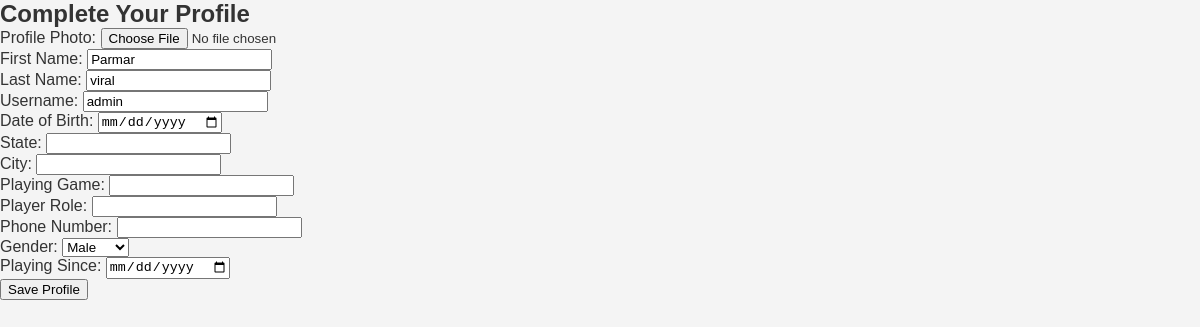
/LOGIN/update_profile.php (signed in), run on the app's committed database.
### tables this page shows
CREATE TABLE `users` (
  `id` int(11) NOT NULL,
  `email` varchar(255) NOT NULL,
  `profile_photo` varchar(255) DEFAULT NULL,
  `first_name` varchar(255) DEFAULT NULL,
  `last_name` varchar(255) DEFAULT NULL,
  `username` varchar(255) NOT NULL,
  `date_of_birth` date DEFAULT NULL,
  `state` varchar(255) DEFAULT NULL,
  `city` varchar(255) DEFAULT NULL,
  `playing_game` varchar(255) DEFAULT NULL,
  `player_role` varchar(255) DEFAULT NULL,
  `phone_number` varchar(20) DEFAULT NULL,
  `gender` enum('Male','Female','Other') DEFAULT NULL,
  `playing_since` date DEFAULT NULL,
  `profile_complete` tinyint(1) DEFAULT 0,
  `created_at` timestamp NOT NULL DEFAULT current_timestamp(),
  `updated_at` timestamp NOT NULL DEFAULT current_timestamp() ON UPDATE current_timestamp(),
  `password` varchar(255) NOT NULL,
  `user_type` enum('player','team_manager','organizer','admin') NOT NULL,
  `is_admin` tinyint(1) DEFAULT 0
);

### LOGIN/update_profile.php (the view, shortened to what this page needs)
<?php
include("config.php");
$email = $_SESSION['email'];
$query = mysqli_query($conn, "SELECT * FROM `users` WHERE email='$email'");
$user = mysqli_fetch_array($query);
?>
<!DOCTYPE html>
<html lang="en">
<head>
    <link rel="stylesheet" href="profile.css">
</head>
<body>
    <div class="container">
        <h2>Complete Your Profile</h2>
        <form method="POST" action="" enctype="multipart/form-data">
            <label for="profile_photo">Profile Photo:</label>
            <input type="file" id="profile_photo" name="profile_photo">
            <br>
            <label for="first_name">First Name:</label>
            <input type="text" id="first_name" name="first_name" value="<?php echo htmlspecialchars($user['first_name']); ?>" required>
            <br>
            <label for="last_name">Last Name:</label>
            <input type="text" id="last_name" name="last_name" value="<?php echo htmlspecialchars($user['last_name']); ?>" required>
            <br>
            <label for="username">Username:</label>
            <input type="text" id="username" name="username" value="<?php echo htmlspecialchars($user['username']); ?>" required>
            <br>
            <label for="date_of_birth">Date of Birth:</label>
            <input type="date" id="date_of_birth" name="date_of_birth" value="<?php echo htmlspecialchars($user['date_of_birth']); ?>" required>
            <br>
            <label for="state">State:</label>
            <input type="text" id="state" name="state" value="<?php echo htmlspecialchars($user['state']); ?>" required>
            <br>
            <label for="city">City:</label>
            <input type="text" id="city" name="city" value="<?php echo htmlspecialchars($user['city']); ?>" required>
            <br>
            <label for="playing_game">Playing Game:</label>
            <input type="text" id="playing_game" name="playing_game" value="<?php echo htmlspecialchars($user['playing_game']); ?>" required>
            <br>
            <label for="player_role">Player Role:</label>
            <input type="text" id="player_role" name="player_role" value="<?php echo htmlspecialchars($user['player_role']); ?>" required>
            <br>
            <label for="phone_number">Phone Number:</label>
            <input type="text" id="phone_number" name="phone_number" value="<?php echo htmlspecialchars($user['phone_number']); ?>" required>
            <br>
            <label for="gender">Gender:</label>
            <select id="gender" name="gender" required>
                <option value="Male" <?php if ($user['gender'] == 'Male') echo 'selected'; ?>>Male</option>
            </select>
            <br>
            <label for="playing_since">Playing Since:</label>
            <input type="date" id="playing_since" name="playing_since" value="<?php echo htmlspecialchars($user['playing_since']); ?>" required>
            <br>
            <button type="submit">Save Profile</button>
        </form>
    </div>
</body>
</html>

### LOGIN/profile.css (style rules this page uses)
body, h2, p { margin: 0; padding: 0; font-family: 'Arial', sans-serif; }
body { background-color: #f4f4f4; color: #333; }

### data on the page
users: first_name "Parmar", last_name "viral", username "admin"
